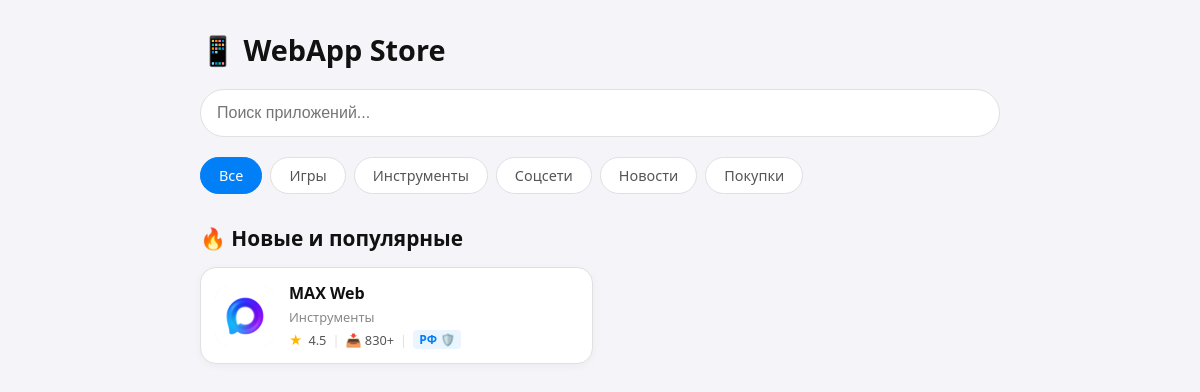
Before: / with the older database file.
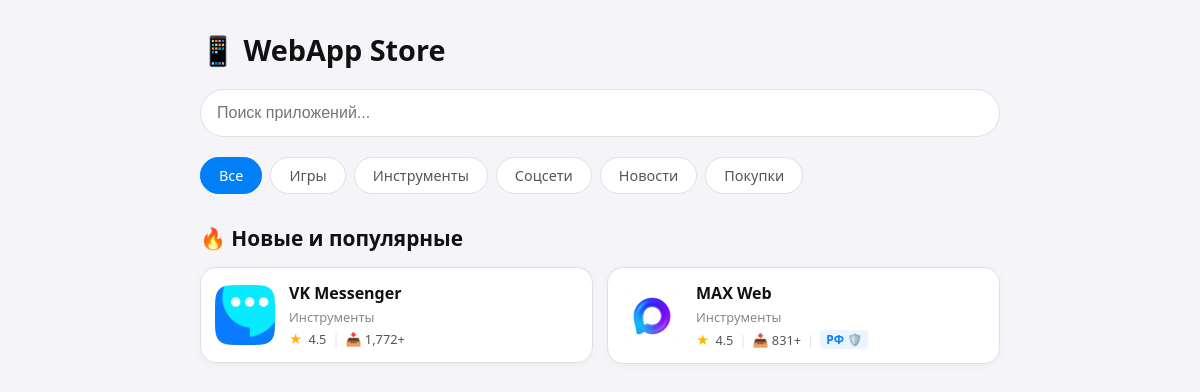
After: the same page with the newer database file.
### tables this page shows
CREATE TABLE apps (
            id INTEGER PRIMARY KEY AUTOINCREMENT,
            title TEXT NOT NULL,
            url TEXT UNIQUE NOT NULL,
            icon TEXT,
            description TEXT,
            category TEXT DEFAULT 'Инструменты',
            screenshots TEXT,
            rating REAL DEFAULT 4.5,
            downloads INTEGER DEFAULT 0,
            is_verified INTEGER DEFAULT 0,
            is_whitelisted INTEGER DEFAULT 0,
            created_at DATETIME DEFAULT CURRENT_TIMESTAMP
        );

### index.php (the view, shortened to what this page needs)
<?php
$search = isset($_GET['search']) ? trim($_GET['search']) : '';
$current_category = isset($_GET['cat']) ? trim($_GET['cat']) : '';
$apps = [];
try {
    $db = new PDO(DB_PATH);
    $db->setAttribute(PDO::ATTR_ERRMODE, PDO::ERRMODE_EXCEPTION);
    $db->exec("CREATE TABLE IF NOT EXISTS apps (
        id INTEGER PRIMARY KEY AUTOINCREMENT,
        title TEXT,
        url TEXT UNIQUE,
        icon TEXT,
        description TEXT,
        category TEXT DEFAULT 'Инструменты',
        screenshots TEXT,
        rating REAL DEFAULT 4.5,
        downloads INTEGER DEFAULT 0,
        is_verified INTEGER DEFAULT 0,
        is_whitelisted INTEGER DEFAULT 0,
        created_at DATETIME DEFAULT CURRENT_TIMESTAMP
    )");
    $sql = "SELECT * FROM apps WHERE 1=1";
    $params = [];
    $sql .= " ORDER BY id DESC";
    $stmt = $db->prepare($sql);
    $stmt->execute($params);
    $apps = $stmt->fetchAll(PDO::FETCH_ASSOC);
} catch (PDOException $e) {
    $apps = [];
}
$categories = ['Игры', 'Инструменты', 'Соцсети', 'Новости', 'Покупки'];
?>
<!DOCTYPE html>
<html lang="ru">
<head>
</head>
<body>
<div class="container">
    <h1>📱 WebApp Store</h1>
    <div class="search-container">
        <form method="GET" action="index.php">
            <input type="text" name="search" placeholder="Поиск приложений..." value="<?= htmlspecialchars($search) ?>" autocomplete="off">
        </form>
    </div>
    <div class="categories-scroll">
        <a href="index.php<?= !empty($search) ? '?search='.urlencode($search) : '' ?>" class="cat-chip <?= empty($current_category) ? 'active' : '' ?>">Все</a>
        <?php foreach ($categories as $cat): ?>
            <?php
                $url = "?cat=" . urlencode($cat);
            ?>
            <a href="<?= $url ?>" class="cat-chip <?= $current_category === $cat ? 'active' : '' ?>"><?= $cat ?></a>
        <?php endforeach; ?>
    </div>
    <div class="store-layout">
        <h2>🔥 Новые и популярные</h2>
        <?php if (empty($apps)): ?>
            <p>Каталог пока пуст.</p>
        <?php else: ?>
        <div class="grid">
            <?php foreach ($apps as $app): ?>
                <a href="app.php?id=<?= $app['id'] ?>" class="app-card-link"
                   onclick="saveToRecent(<?= $app['id'] ?>, '<?= htmlspecialchars($app['title'], ENT_QUOTES) ?>', '<?= htmlspecialchars($app['icon'], ENT_QUOTES) ?>')">
                    <div class="app-card">
                        <img src="<?= !empty($app['icon']) ? htmlspecialchars($app['icon']) : 'https://placeholder.com' ?>" alt="Icon">
                        <div class="app-info">
                            <h3>
                                <?= htmlspecialchars($app['title']) ?>
                            </h3>
                            <span class="category"><?= htmlspecialchars($app['category'] ?? 'Приложение') ?></span>
                            <div class="meta">
                                <span style="color:#ffb400;">★</span>
                                <span><?= number_format($app['rating'] ?? 4.5, 1) ?></span>
                                <span style="color: var(--border-color);">|</span>
                                <span>📥 <?= number_format($app['downloads']) ?>+</span>
                                <?php if (!empty($app['is_whitelisted']) && $app['is_whitelisted'] == 1): ?>
                                    <span style="color: var(--border-color);">|</span>
                                    <span class="whitelist-badge" title="Входит в белый список сайтов РФ">РФ 🛡️</span>
                                <?php endif; ?>
                            </div>
                        </div>
                    </div>
                </a>
            <?php endforeach; ?>
        </div>
        <?php endif; ?>
    </div>
</div>
</body>
</html>

### index.php (style rules this page uses)
:root { --bg-main: #f4f4f9; --bg-card: #ffffff; --text-primary: #111111; --text-secondary: #555555; --text-muted: #888888; --border-color: #e0e0e0; --btn-install-bg: #007ff6; --btn-install-text: #ffffff; }
html, body { margin: 0; padding: 0; background-color: var(--bg-main); color: var(--text-primary); font-family: system-ui, -apple-system, "Segoe UI", Roboto, Helvetica, Arial, sans-serif; touch-action: manipulation; -webkit-user-select: none; user-select: none; -webkit-tap-highlight-color: transparent; -webkit-overflow-scrolling: touch; }
.container { max-width: 800px; margin: 0 auto; padding-top: calc(20px + env(safe-area-inset-top)); padding-bottom: calc(40px + env(safe-area-inset-bottom)); padding-left: calc(16px + env(safe-area-inset-left)); padding-right: calc(16px + env(safe-area-inset-right)); }
h1 { font-size: 1.8rem; font-weight: 700; margin: 10px 0 20px 0; }
h2 { font-size: 1.3rem; font-weight: 600; margin: 0 0 15px 0; }
.search-container { margin-bottom: 20px; position: relative; }
.search-container input[type="text"] { width: 100%; box-sizing: border-box; padding: 14px 45px 14px 16px; border: 1px solid var(--border-color); border-radius: 25px; font-size: 1rem; background: var(--bg-card); color: var(--text-primary); outline: none; transition: border-color 0.2s; }
.categories-scroll, .horizontal-scroll { display: flex; gap: 8px; overflow-x: auto; padding-bottom: 5px; margin-bottom: 25px; scroll-snap-type: x mandatory; }
.cat-chip, .launcher-card { scroll-snap-align: start; flex-shrink: 0; }
.cat-chip { padding: 8px 18px; background: var(--bg-card); border: 1px solid var(--border-color); border-radius: 20px; color: var(--text-secondary); text-decoration: none; font-size: 0.9rem; font-weight: 500; }
.cat-chip.active { background: var(--btn-install-bg); color: var(--btn-install-text); border-color: var(--btn-install-bg); }
.store-layout { margin-bottom: 30px; }
.grid { display: grid; grid-template-columns: repeat(auto-fill, minmax(280px, 1fr)); gap: 14px; }
.app-card-link { text-decoration: none; color: inherit; }
.app-card { background: var(--bg-card); border-radius: 16px; padding: 14px; display: flex; align-items: center; gap: 14px; box-shadow: 0 2px 8px rgba(0,0,0,0.04); border: 1px solid var(--border-color); }
.app-card img { width: 60px; height: 60px; border-radius: 14px; object-fit: cover; background: #eee; flex-shrink: 0; }
.app-info { display: flex; flex-direction: column; min-width: 0; }
.app-info h3 { margin: 0 0 4px 0; font-size: 1rem; font-weight: 600; color: var(--text-primary); display: flex; align-items: center; gap: 5px; white-space: nowrap; text-overflow: ellipsis; overflow: hidden; }
.category { font-size: 0.8rem; color: var(--text-muted); margin-bottom: 4px; }
.meta { font-size: 0.8rem; color: var(--text-secondary); display: flex; gap: 6px; align-items: center; }
.whitelist-badge { font-size: 0.75rem; font-weight: 600; color: #007ff6; background: rgba(0,127,246,0.08); padding: 1px 6px; border-radius: 4px; white-space: nowrap; }

Changed rows visible on the page:
added apps: icon (picture), title "VK Messenger", category "Инструменты", rating "4.5", downloads "1,772"
changed apps "MAX Web": downloads "830" → "831"
